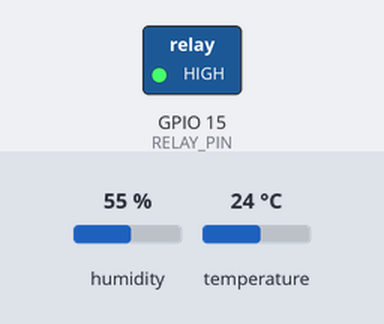
The sketch below on a simulated ESP32. On the bench: switched loads named in the sketch (green lamp = pin HIGH). The test bench sets the inputs (shaded band); at power-on: temperature 24 °C, humidity 55 %. WiFi joins after 1.5 s; servers stay silent unless stated; no MQTT or app messages arrive unless stated; what the sketch prints to the serial monitor is not drawn.

Above: at 2.7 s.
2.8 s: temperature set to 26.5 °C
12.8 s: temperature set to 27.6 °C
At 22.7 s:
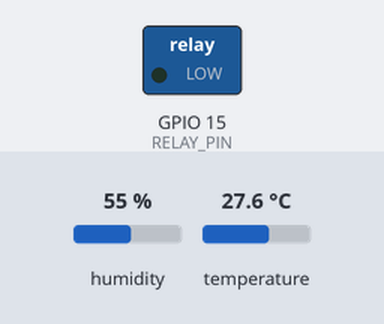
23.0 s: temperature set to 12 °C
At 32.7 s:
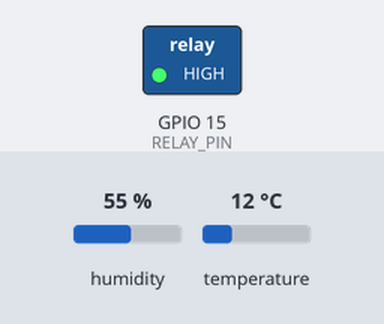
33.0 s: temperature set to 28 °C
At 42.1 s:
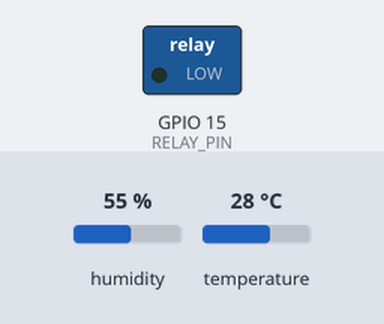
Timing chart, 0 to 43.6 s (numbered marks = the images above; inputs shaded):
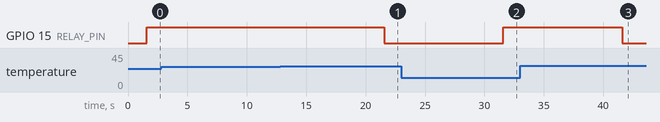

The sketch:

cod_fonte.ino
```cpp
#include <WiFi.h>
#include <PubSubClient.h>
#include <DHT.h>

// Definir pinos
#define DHTPIN 4          // Pino onde o DHT22 está conectado
#define RELAY_PIN 15      // Pino onde o relé de estado sólido está conectado

// Definir parâmetros do DHT22
#define DHTTYPE DHT22

DHT dht(DHTPIN, DHTTYPE);  // Inicializa o sensor DHT22

// Definir credenciais do Wi-Fi
const char* ssid = "SEU_SSID";
const char* password = "SUA_SENHA";

// Definir broker MQTT
const char* mqtt_server = "broker.mqtt-dashboard.com"; // Exemplo de broker MQTT público

WiFiClient espClient;
PubSubClient client(espClient);

// Variáveis de temperatura e umidade
float temperature = 0.0;
float humidity = 0.0;

// Função de conexão com Wi-Fi
void setup_wifi() {
  delay(10);
  // Conectar à rede Wi-Fi
  Serial.print("Conectando-se a ");
  Serial.println(ssid);
  WiFi.begin(ssid, password);
  while (WiFi.status() != WL_CONNECTED) {
    delay(500);
    Serial.print(".");
  }
  Serial.println("Wi-Fi conectado");
  Serial.print("Endereço IP: ");
  Serial.println(WiFi.localIP());
}

// Função de reconexão MQTT
void reconnect() {
  while (!client.connected()) {
    Serial.print("Tentando conexão MQTT...");
    if (client.connect("ESP32Client")) {
      Serial.println("Conectado");
    } else {
      Serial.print("Falha na conexão. Código de erro: ");
      Serial.print(client.state());
      delay(5000);
    }
  }
}

// Função para configurar o relé de estado sólido
void controlRelay(bool state) {
  if (state) {
    digitalWrite(RELAY_PIN, HIGH);  // Aciona o relé (Liga o dispositivo)
    Serial.println("Relé acionado (Dispositivo ligado)");
  } else {
    digitalWrite(RELAY_PIN, LOW);   // Desliga o relé (Desliga o dispositivo)
    Serial.println("Relé desacionado (Dispositivo desligado)");
  }
}

// Função de leitura do sensor DHT22 e envio de dados via MQTT
void readAndSendSensorData() {
  humidity = dht.readHumidity();
  temperature = dht.readTemperature();

  // Verifica se a leitura falhou
  if (isnan(humidity) || isnan(temperature)) {
    Serial.println("Falha na leitura do sensor DHT22");
    return;
  }

  Serial.print("Temperatura: ");
  Serial.print(temperature);
  Serial.print("°C  Umidade: ");
  Serial.print(humidity);
  Serial.println("%");

  // Envia os dados para a nuvem via MQTT
  String tempStr = String(temperature);
  String humStr = String(humidity);
  client.publish("home/sensor/temperature", tempStr.c_str());
  client.publish("home/sensor/humidity", humStr.c_str());

  // Implementa a lógica preditiva (Simples: se a temperatura exceder um valor crítico, aciona o relé)
  if (temperature > 27.0) {  // Temperatura crítica de 27°C
    controlRelay(false);  // Desliga o dispositivo (aciona o relé)
  } else {
    controlRelay(true);   // Mantém o dispositivo ligado
  }
}

void setup() {
  // Inicialização Serial
  Serial.begin(115200);

  // Inicializa o sensor DHT22
  dht.begin();

  // Configura o pino do relé como saída
  pinMode(RELAY_PIN, OUTPUT);

  // Conecta ao Wi-Fi
  setup_wifi();

  // Configura o cliente MQTT
  client.setServer(mqtt_server, 1883);
}

void loop() {
  // Reconecta ao broker MQTT, se necessário
  if (!client.connected()) {
    reconnect();
  }
  client.loop();  // Mantém a conexão MQTT viva

  // Coleta os dados do sensor e envia via MQTT
  readAndSendSensorData();

  // Aguarda 10 segundos antes de coletar novamente
  delay(10000);
}
```

Measured:
- the behaviour switches between 27 and 27.1 °C on temperature (found by bisection; images 0 and 1)
- after the input at 2.8 s, every drawn part: stays the same
- after the input at 12.8 s, GPIO 15 (RELAY_PIN): HIGH → LOW after 8.8 s
- after the input at 23.0 s, GPIO 15 (RELAY_PIN): LOW → HIGH after 8.6 s
- after the input at 33.0 s, GPIO 15 (RELAY_PIN): HIGH → LOW after 8.6 s
